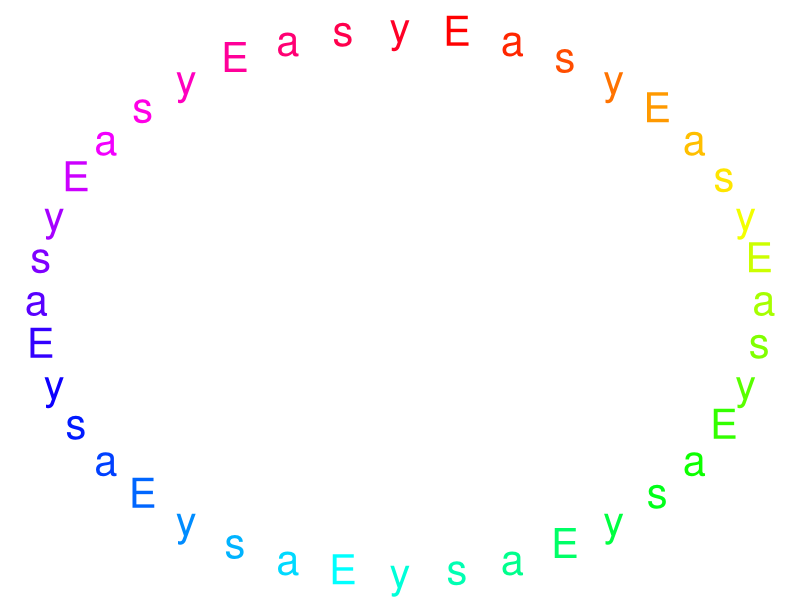
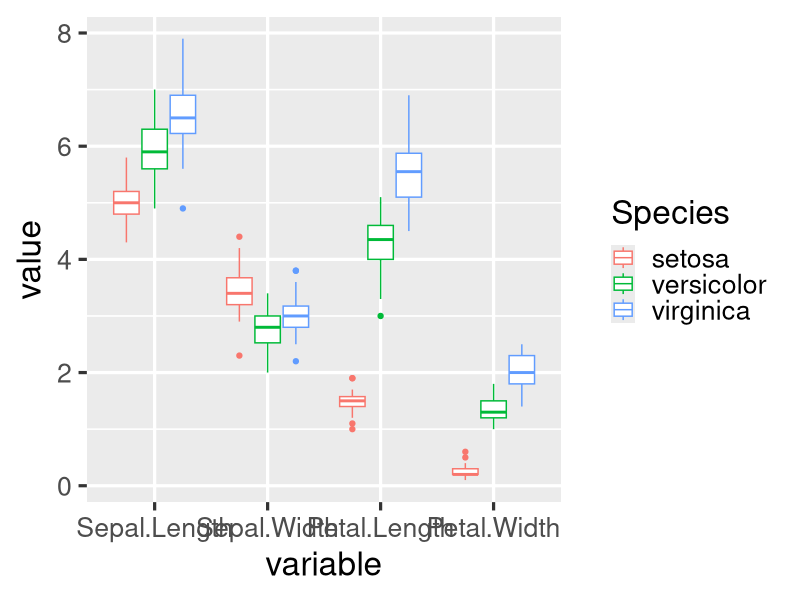

Write the R code that produced these figures, in order.
## ---- chunk 1
library(knitr)
library(grid)
opts_knit$set(out.format = 'html')
## ---- chunk 2
txt <- rep(c("E", "a", "s", "y"), 10)
grid.text(txt, 0.5+sin(2*pi*seq_along(txt)/length(txt))/2.2, 0.5+cos(2*pi*seq_along(txt)/length(txt))/2.2, gp = gpar(fontsize = 30, col = rainbow(length(txt))))
## ---- chunk 3
head(iris)
## ---- chunk 4
summary(iris)
## ---- chunk 5
library(reshape2)
library(plyr)
iris2 <- melt(iris)
dlply(iris2, .(variable), function(x) pairwise.t.test(x$value, x$Species))
## ---- chunk 6
library(ggplot2)
ggplot(iris2, aes(variable, value, colour = Species)) + 
  geom_boxplot() + theme_grey(base_size=24)
